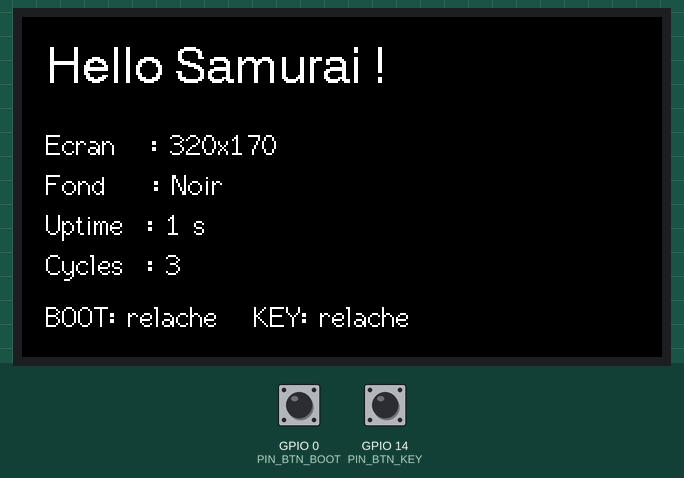
Recording of a sketch running on a simulated ESP32-S3. Parts: 320×170 colour display. The test bench sets the inputs (shaded band); at power-on: GPIO 14 (PIN_BTN_KEY) HIGH, GPIO 0 (PIN_BTN_BOOT) HIGH. What the sketch prints to the serial monitor is not drawn.

Above: at 1.7 s.
1.8 s: GPIO 14 (PIN_BTN_KEY) pulled LOW for 0.15 s
At 2.5 s:
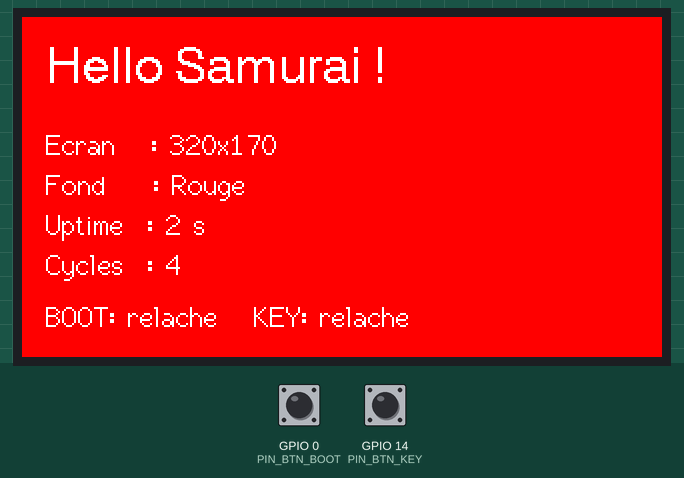
4.6 s: GPIO 14 (PIN_BTN_KEY) pulled LOW for 1 s
At 5.5 s:
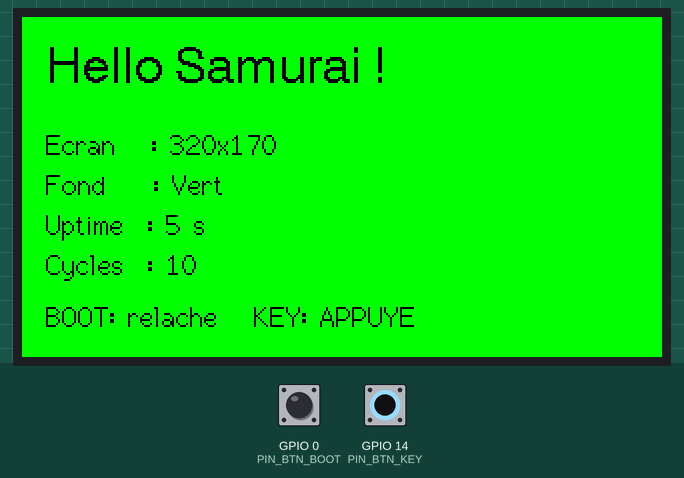
7.6 s: GPIO 14 (PIN_BTN_KEY) pulled LOW for 3.2 s
At 8.5 s:
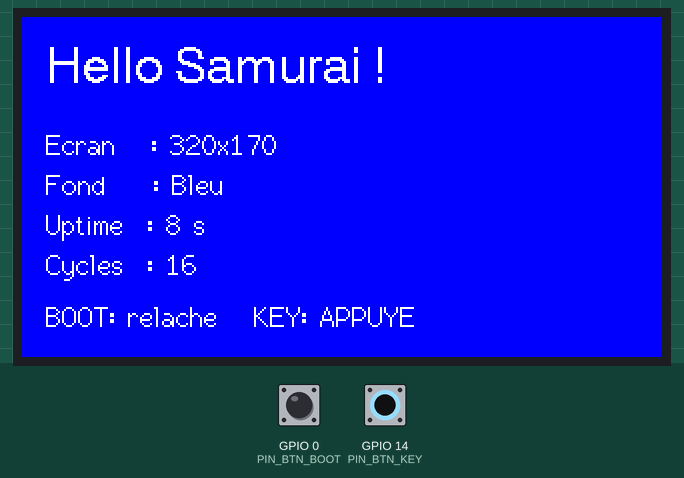
12.3 s: GPIO 14 (PIN_BTN_KEY) pulled LOW for 0.15 s
At 13.0 s:
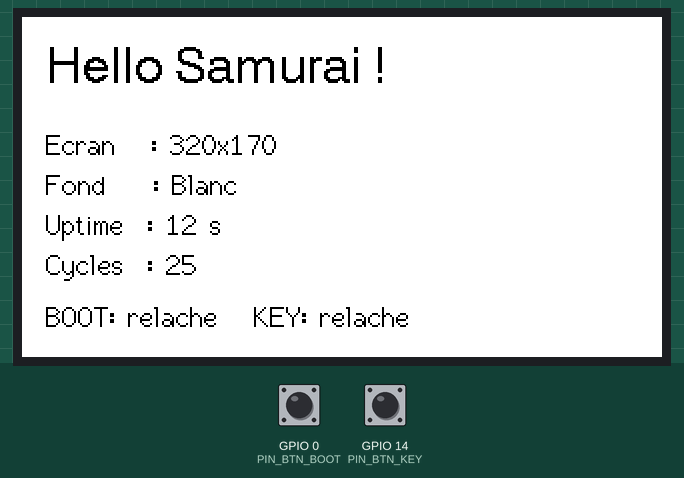
15.1 s: GPIO 14 (PIN_BTN_KEY) pulled LOW for 0.15 s
At 15.7 s:
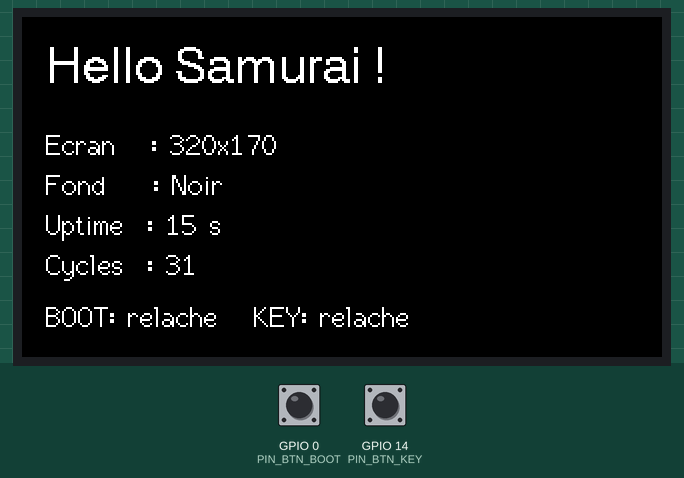
15.8 s: GPIO 0 (PIN_BTN_BOOT) pulled LOW for 1 s
At 16.6 s:
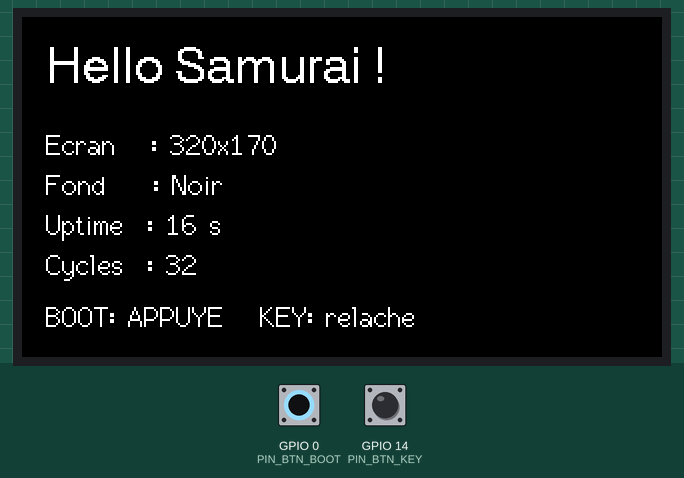
Timing chart, 0 to 18.8 s (numbered marks = the images above; inputs shaded):
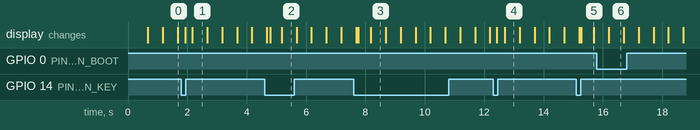

Measured:
- after the input at 1.8 s, the display: first changes after 0.12 s (image 1 shows a later state)
- after the input at 4.6 s, the display: first changes after 0.08 s (image 2 shows a later state)
- after the input at 7.6 s, the display: first changes after 0.08 s (image 3 shows a later state)
- after the input at 12.3 s, the display: first changes after 0.12 s (image 4 shows a later state)
- after the input at 15.1 s, the display: first changes after 0.10 s (image 5 shows a later state)
- after the input at 15.8 s, the display: changes after 0.40 s (image 6)

The sketch:

00_test_hello_world.ino
```cpp
/* ============================================================
 * TEST "HELLO WORLD" — T-Display-S3 (ESP32-S3 + ST7789 1.9 pouces, 170x320)
 * Projet : module horloge / inclinomètre Suzuki Samurai SJ413
 * ------------------------------------------------------------
 * But de ce croquis : valider le matériel AVANT de câbler quoi
 * que ce soit. Il teste, dans l'ordre :
 *   1. l'alimentation de l'écran (GPIO15)
 *   2. l'affichage (texte, couleurs, orientation)
 *   3. les 2 boutons intégrés (BOOT = GPIO0, KEY = GPIO14)
 *   4. la liaison série USB
 *
 * Aucun capteur n'est nécessaire : ne branchez RIEN pour ce test,
 * juste le câble USB-C.
 * ------------------------------------------------------------
 * PRÉREQUIS TFT_eSPI (à faire une seule fois) :
 *   Dans le dossier de la bibliothèque TFT_eSPI, ouvrez
 *   User_Setup_Select.h, commentez la ligne :
 *       #include <User_Setup.h>
 *   et décommentez :
 *       #include <User_Setups/Setup206_LilyGo_T_Display_S3.h>
 *   Ne modifiez PAS User_Setup.h à la main : cette carte utilise
 *   un bus parallèle 8 bits, pas du SPI — les brochages SPI
 *   trouvés sur les blogs ne fonctionneront pas.
 *
 * RÉGLAGES ARDUINO IDE (Outils) :
 *   Carte             : ESP32S3 Dev Module
 *   USB CDC On Boot   : Enabled  (pour voir le moniteur série)
 *   Flash Size        : 16MB (128Mb)
 *   Partition Scheme  : 16M Flash (3M APP/9.9MB FATFS)
 *   PSRAM             : OPI PSRAM
 *   USB Mode          : CDC and JTAG
 * ============================================================ */

#include <Arduino.h>
#include <TFT_eSPI.h>

#define PIN_POWER_ON  15   // Alimentation écran : DOIT être HIGH
#define PIN_BTN_BOOT   0   // Bouton BOOT intégré (gauche)
#define PIN_BTN_KEY   14   // Bouton KEY intégré (droite)

TFT_eSPI tft = TFT_eSPI();

// Couleurs testées en cycle par le bouton KEY
const uint16_t COULEURS[] = { TFT_BLACK, TFT_RED, TFT_GREEN, TFT_BLUE, TFT_WHITE };
const char* NOMS_COULEURS[] = { "Noir", "Rouge", "Vert", "Bleu", "Blanc" };
const uint8_t NB_COULEURS = 5;
uint8_t indexCouleur = 0;

uint32_t compteur = 0;
uint32_t dernierRefresh = 0;

// Anti-rebond non bloquant (même principe que le firmware final)
bool etatBrutKey = HIGH, etatStableKey = HIGH;
uint32_t dernierFrontKey = 0;
const uint16_t ANTIREBOND_MS = 40;

void dessinerEcran() {
  uint16_t fond = COULEURS[indexCouleur];
  // Texte lisible quel que soit le fond
  uint16_t encre = (fond == TFT_WHITE || fond == TFT_GREEN) ? TFT_BLACK : TFT_WHITE;

  tft.fillScreen(fond);
  tft.setTextColor(encre, fond);

  tft.drawString("Hello Samurai !", 12, 14, 4);

  tft.drawString("Ecran   : " + String(tft.width()) + "x" + String(tft.height()), 12, 56, 2);
  tft.drawString("Fond    : " + String(NOMS_COULEURS[indexCouleur]), 12, 76, 2);
  tft.drawString("Uptime  : " + String(millis() / 1000) + " s", 12, 96, 2);
  tft.drawString("Cycles  : " + String(compteur), 12, 116, 2);

  // État des boutons, lu en direct
  String boot = (digitalRead(PIN_BTN_BOOT) == LOW) ? "APPUYE" : "relache";
  String key  = (digitalRead(PIN_BTN_KEY)  == LOW) ? "APPUYE" : "relache";
  tft.drawString("BOOT: " + boot + "   KEY: " + key, 12, 142, 2);
}

void setup() {
  // 1. Alimentation de l'écran — sans ça, écran noir sur alim externe
  pinMode(PIN_POWER_ON, OUTPUT);
  digitalWrite(PIN_POWER_ON, HIGH);

  Serial.begin(115200);
  delay(300);
  Serial.println();
  Serial.println("=== Test T-Display-S3 - module Samurai SJ413 ===");

  pinMode(PIN_BTN_BOOT, INPUT_PULLUP);
  pinMode(PIN_BTN_KEY,  INPUT_PULLUP);

  tft.init();
  tft.setRotation(1);            // Paysage : 320 x 170
  tft.fillScreen(TFT_BLACK);
  tft.setTextColor(TFT_WHITE, TFT_BLACK);

  Serial.printf("Resolution detectee : %d x %d\n", tft.width(), tft.height());
  Serial.println("Appui sur KEY (GPIO14) = changer la couleur de fond");
  Serial.println("Appui sur BOOT (GPIO0) = affiche un message serie");

  dessinerEcran();
}

void loop() {
  // --- Bouton KEY : change la couleur de fond (anti-rebond) ---
  bool brut = digitalRead(PIN_BTN_KEY);
  if (brut != etatBrutKey) {
    dernierFrontKey = millis();
    etatBrutKey = brut;
  }
  if ((millis() - dernierFrontKey) > ANTIREBOND_MS && brut != etatStableKey) {
    etatStableKey = brut;
    if (etatStableKey == LOW) {              // front descendant = appui
      indexCouleur = (indexCouleur + 1) % NB_COULEURS;
      Serial.printf("KEY presse -> fond %s\n", NOMS_COULEURS[indexCouleur]);
      dessinerEcran();
    }
  }

  // --- Bouton BOOT : simple retour série (test de lecture GPIO) ---
  static bool bootPrecedent = HIGH;
  bool bootActuel = digitalRead(PIN_BTN_BOOT);
  if (bootPrecedent == HIGH && bootActuel == LOW) {
    Serial.println("BOOT presse - la lecture GPIO fonctionne");
  }
  bootPrecedent = bootActuel;

  // --- Rafraîchissement périodique (uptime, compteur, etat boutons) ---
  if (millis() - dernierRefresh > 500) {
    dernierRefresh = millis();
    compteur++;
    dessinerEcran();
  }
}
```
